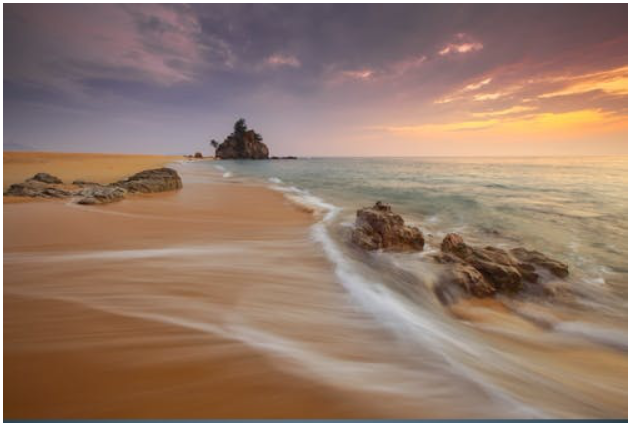
#> input picture img1.PNG, 629 x 423 px, found by its file name
$ jupyter execute 'Task 4 - Image Processing.ipynb'
#> lines starting #> are read from the running program, lines starting #| are printed output that depends on the picture
"Summer - Task 04 👨🏻‍💻

🔅 Task 4.1
📌 Create image by yourself Using Python Code

[cell 1]
import cv2
import numpy as np

[cell 2]
# create_image function will Create a new blank image filled with some color
def create_image(width, height, color=(0, 0, 0)):

    image = np.zeros((height, width, 3), np.uint8)

    # Since OpenCV uses BGR format for storing images we will first convert the color format
    color = tuple(reversed(color))
    # Fill image with color
    image[:] = color

    return image

[cell 3]
# Create a new blank image of some color
width, height = 500, 500

Blue = (25, 40, 90)
image = create_image(width, height, color = Blue)

[cell 4]
# Show image
cv2.imshow("Blank Image", image)
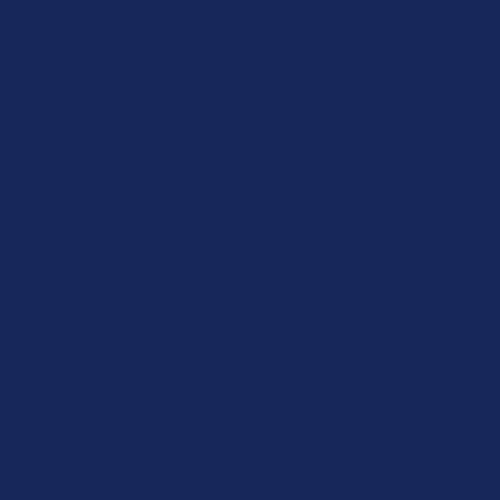
#> window 'Blank Image': shape (500, 500, 3); mean B, G, R 90, 40, 25
cv2.waitKey(0)
cv2.destroyAllWindows()

🔅 Task 4.2
📌 Take 2 image crop some part of both image and swap it.

[cell 5]
# Read both the images
image1 = cv2.imread("img1.png")
#> image1 is the input picture: shape (423, 629, 3); mean B, G, R 106.4, 121.9, 148.9
image2 = cv2.imread("img2.png")
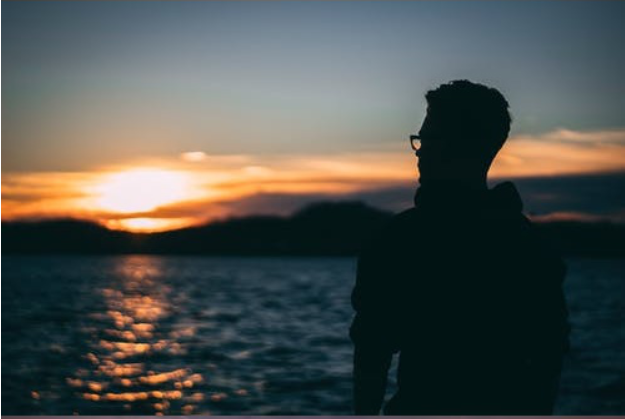
#> input picture img2.PNG, 625 x 419 px, found by its file name
#> image2 is the input picture: shape (419, 625, 3); mean B, G, R 77.8, 81.1, 76.8

[cell 6]
# Since we have to process this image their size should be same so we will resize them
resized_image1 = cv2.resize(image1, (620, 420))
resized_image2 = cv2.resize(image2, (620, 420))

[cell 7]
# Coordinates of the cropped boxes
x1,y1,x2,y2 = 10,150,250,300

[cell 8]
# Crop images
part1,part2  = resized_image1[x1:y1,x2:y2], resized_image2[x1:y1,x2:y2]
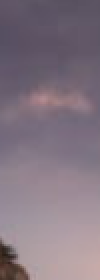
#> part1: shape (140, 50, 3) (shown 2 times larger); mean B, G, R 128.7, 116.9, 131
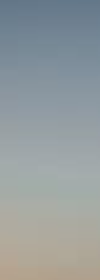
#> part2: shape (140, 50, 3) (shown 2 times larger); mean B, G, R 157.9, 156, 148.4

[cell 9]
# Swapping
resized_image1[x1:y1,x2:y2], resized_image2[x1:y1,x2:y2] = part2,part1
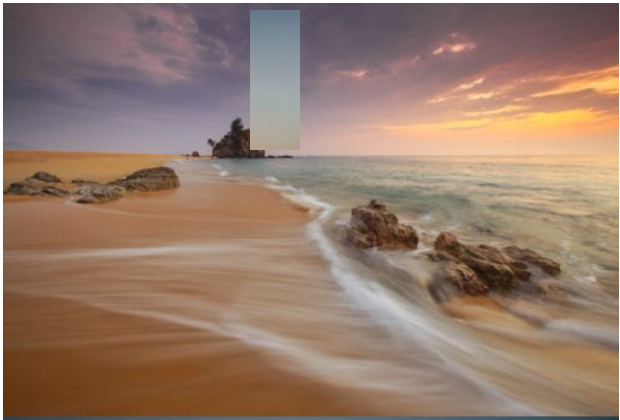
#> resized_image1: shape (420, 620, 3); mean B, G, R 107.1, 122.8, 149.3

[cell 10]
cv2.imshow('2',resized_image1)
cv2.waitKey()
cv2.destroyAllWindows()

🔅 Task 4.3
📌 Take 2 image and combine it to form single image.

[cell 11]
# Since images are nothing but array of some integers we can combine them using:
Combined_image = np.concatenate((resized_image1, resized_image2), axis=1)
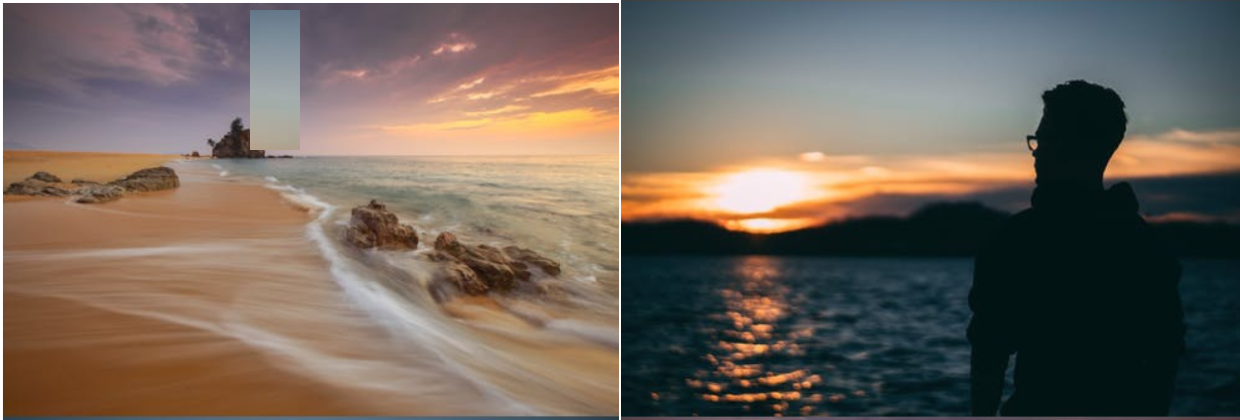
#> Combined_image: shape (420, 1240, 3); mean B, G, R 92.4, 102, 113
